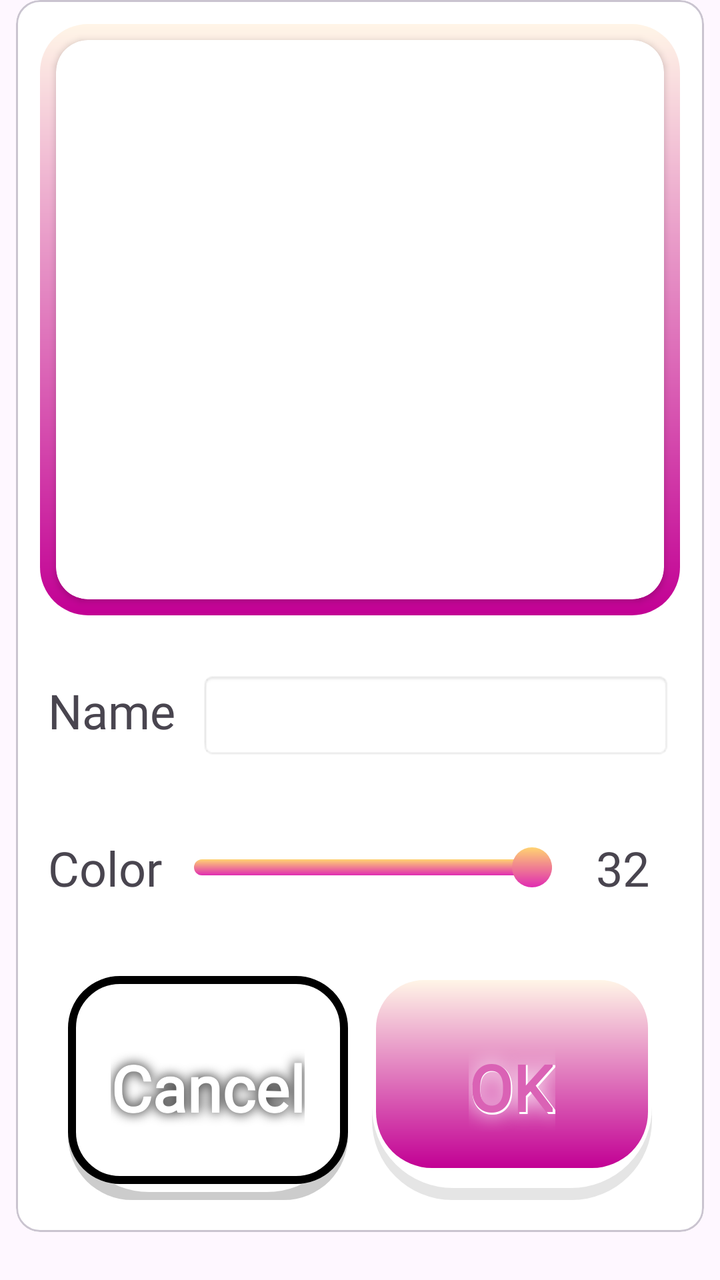
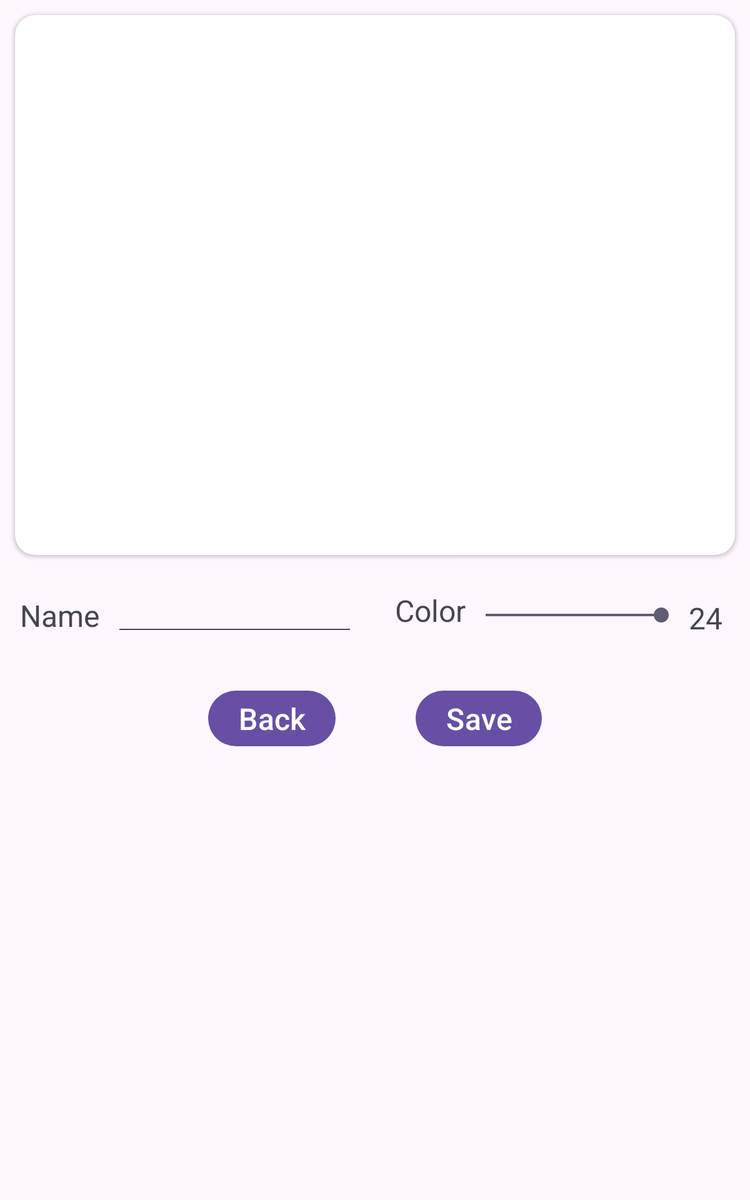

One screen, two layout resources from the same app: the default and the repository's alternative for another configuration. Each is rendered where Android would select it; the XML of both is given below.
<!-- AndroidManifest.xml: application theme Theme.CrossStitch -->
<!-- res/layout/fragment_create_own_pattern.xml -->
<?xml version="1.0" encoding="utf-8"?>
<LinearLayout xmlns:android="http://schemas.android.com/apk/res/android"
    xmlns:tools="http://schemas.android.com/tools"
    android:layout_width="match_parent"
    android:layout_height="match_parent"
    android:background="@android:color/transparent"
    android:gravity="center"
    android:orientation="vertical"
    xmlns:app="http://schemas.android.com/apk/res-auto"
    tools:context=".ui.screen.CreateOwnPattern">

    <com.google.android.material.card.MaterialCardView
        android:layout_width="match_parent"
        android:layout_height="match_parent"
        android:elevation="24dp"
        android:layout_marginBottom="24dp"
        android:layout_marginStart="8dp"
        android:layout_marginEnd="8dp"
        app:layout_constraintTop_toTopOf="parent"
        app:layout_constraintLeft_toLeftOf="parent"
        app:layout_constraintRight_toRightOf="parent"
        app:layout_constraintBottom_toBottomOf="parent"
        >

        <LinearLayout
            android:layout_width="match_parent"
            android:layout_height="match_parent"
            android:orientation="vertical"
            android:background="@color/white"
            >
            <LinearLayout
                android:layout_width="match_parent"
                android:layout_height="0dp"
                android:layout_weight="1"
                android:orientation="vertical"
                android:background="@drawable/shape_bg_stroke"
                android:layout_margin="12dp" >
                <androidx.cardview.widget.CardView
                    app:cardCornerRadius="16dp"
                    android:layout_width="match_parent"
                    android:layout_height="match_parent"
                    android:layout_margin="8dp">
                    <ImageView
                        android:id="@+id/img"
                        android:layout_width="match_parent"
                        android:layout_height="match_parent"


                        >
                    </ImageView>
                </androidx.cardview.widget.CardView>
            </LinearLayout>

            <LinearLayout
                android:layout_width="match_parent"
                android:layout_height="wrap_content"
                android:padding="16dp"
                android:orientation="horizontal">
                <TextView
                    android:layout_width="wrap_content"
                    android:layout_height="wrap_content"
                    android:textSize="24sp"
                    android:text="Name"
                    android:fontFamily="@font/lilita_one_font"
                    ></TextView>
                <EditText
                    android:layout_marginStart="12dp"
                    android:id="@+id/nameImage"
                    android:layout_width="0dp"
                    android:layout_height="44dp"
                    android:fontFamily="@font/lilita_one_font"
                    android:background="@android:drawable/editbox_background_normal"
                    android:layout_weight="1"
                    android:progress="24" />
            </LinearLayout>

            <LinearLayout
                android:layout_width="match_parent"
                android:layout_height="wrap_content"
                android:padding="16dp"
                android:gravity="center"
                android:orientation="horizontal">
                <TextView
                    android:layout_width="wrap_content"
                    android:layout_height="wrap_content"
                    android:textSize="24dp"
                    android:text="Color"
                    android:fontFamily="@font/lilita_one_font"
                    ></TextView>
                <SeekBar
                    android:id="@+id/seekBar"
                    android:layout_width="0dp"
                    android:layout_height="wrap_content"
                    android:layout_gravity="center"
                    android:layout_weight="1"
                    android:max="32"
                    android:min="2"
                    android:thumb="@drawable/shape_seekbar_thumb"
                    android:progressDrawable="@drawable/layer_seekbar_progress"
                    android:splitTrack="false"
                    style="@style/ThinSeekBar"
                    android:progress="32" />
                <TextView
                    android:id="@+id/numcolors"
                    android:layout_width="32dp"
                    android:layout_height="wrap_content"
                    android:textSize="24dp"
                    android:text="32"
                    android:layout_margin="6dp"
                    ></TextView>

            </LinearLayout>

            <LinearLayout
                android:layout_width="match_parent"
                android:layout_height="wrap_content"
                android:padding="16dp"
                android:gravity="center"
                android:orientation="horizontal">


                <LinearLayout
                    android:id="@+id/btn_back"
                    android:layout_marginEnd="12dp"
                    android:layout_width="140dp"
                    android:layout_height="112dp"
                    android:background="@drawable/shape_btn_cancel"
                    android:gravity="center"
                    android:orientation="vertical">





                    <FrameLayout
                        android:layout_width="wrap_content"
                        android:layout_height="wrap_content">

                        
                        <TextView
                            android:id="@+id/text_stroke"
                            android:layout_width="wrap_content"
                            android:layout_height="wrap_content"
                            android:text="Cancel"
                            android:textColor="@color/black"
                            android:textSize="32sp"
                            android:shadowColor="@color/black"
                            android:shadowDx="0"
                            android:shadowDy="0"
                            android:textStyle="bold"
                            android:shadowRadius="15"
                            android:fontFamily="@font/lilita_one_font"
                            />

                        
                        <TextView
                            android:id="@+id/text_main"
                            android:layout_width="wrap_content"
                            android:layout_height="wrap_content"
                            android:text="Cancel"
                            android:textStyle="bold"
                            android:textColor="@color/white"
                            android:textSize="32sp"
                            android:fontFamily="@font/lilita_one_font"
                           />
                    </FrameLayout>

                </LinearLayout>

                <LinearLayout
                    android:id="@+id/btn_save"
                    android:layout_width="140dp"
                    android:layout_height="112dp"
                    android:background="@drawable/shape_btn_ok"
                    android:gravity="center"
                    android:orientation="vertical">






                    <FrameLayout
                        android:layout_width="wrap_content"
                        android:layout_height="wrap_content">

                        
                        <TextView
                            android:layout_width="wrap_content"
                            android:layout_height="wrap_content"
                            android:text="OK"
                            android:textColor="@color/white"
                            android:textSize="33sp"
                            android:shadowColor="@color/white"
                            android:shadowDx="-1"
                            android:shadowDy="-1"
                            android:shadowRadius="24"
                            android:textStyle="bold"
                            android:fontFamily="@font/lilita_one_font"
                            />

                        <TextView
                            android:id="@+id/tv_ok"
                            android:layout_width="wrap_content"
                            android:layout_height="wrap_content"
                            android:text="OK"
                            android:textColor="#DA62B5"
                            android:textSize="32sp"
                            android:textStyle="bold"
                            android:fontFamily="@font/lilita_one_font"
                            />
                    </FrameLayout>

                </LinearLayout>
            </LinearLayout>


        </LinearLayout>

        


    </com.google.android.material.card.MaterialCardView>



</LinearLayout>
<!-- resources referenced by this layout -->
<resources>
  <!-- drawable layer_seekbar_progress (drawable) -->
  <?xml version="1.0" encoding="utf-8"?>
  <layer-list xmlns:android="http://schemas.android.com/apk/res/android">
      
      <item android:id="@android:id/background">
          <shape android:shape="rectangle">
              <corners android:radius="4dp"/>
              <size android:height="4dp"></size>
              <solid android:color="#F2F2F2"/>
          </shape>
      </item>
  
      
      <item android:id="@android:id/secondaryProgress">
          <clip>
              <shape android:shape="rectangle">
                  <corners android:radius="4dp"/>
                  <solid android:color="#F2F2F2"/>
                  <size android:height="4dp"></size>
  
              </shape>
          </clip>
      </item>
  
      
      <item android:id="@android:id/progress">
          <clip>
              <shape android:shape="rectangle">
                  <corners android:radius="4dp"/>
                  <size android:height="4dp"></size>
  
                  <gradient
                      android:endColor="#FFD371"
                      android:startColor="#E02BB2"
                      android:angle="90"/>
              </shape>
          </clip>
      </item>
  </layer-list>
  <!-- drawable shape_bg_stroke (drawable) -->
  <?xml version="1.0" encoding="utf-8"?>
  <shape android:shape="rectangle" xmlns:android="http://schemas.android.com/apk/res/android">
      <gradient
          android:angle="90"
          android:startColor="#C20094"
          android:endColor="#FFF5E7"
          ></gradient>
      <corners android:radius="24dp"></corners>
  </shape>
  <!-- drawable shape_btn_cancel (drawable) -->
  <?xml version="1.0" encoding="utf-8"?>
  <layer-list xmlns:android="http://schemas.android.com/apk/res/android">
  
      
      <item>
          <shape android:shape="rectangle">
              <corners android:radius="32dp" />
              <solid android:color="#ccc" />
  
          </shape>
      </item>
  
      
      <item
          android:bottom="4dp"
          android:left="0dp"
          android:right="0dp"
          android:top="0dp">
          <shape android:shape="rectangle">
              <corners android:bottomLeftRadius="40dp" android:bottomRightRadius="40dp" android:topLeftRadius="24dp" android:topRightRadius="24dp" />
  
              <stroke
                  android:width="1dp"
                  android:color="#ffffff"
                  android:dashWidth="0dp" />
              <solid android:color="@color/white"></solid>
          </shape>
      </item>
  
  
  
      <item
          android:bottom="8dp"
          android:left="0dp"
          android:right="0dp"
          android:top="0dp">
          <shape android:shape="rectangle">
              <corners android:radius="24dp" />
              <solid android:color="#fff"></solid>
              <stroke android:color="#000" android:width="4dp"></stroke>
  
          </shape>
      </item>
  </layer-list>
  <!-- drawable shape_seekbar_thumb (drawable) -->
  <?xml version="1.0" encoding="utf-8"?>
  <shape xmlns:android="http://schemas.android.com/apk/res/android" android:shape="oval">
      <corners android:radius="4dp"></corners>
      <size android:width="20dp" android:height="20dp"></size>
      <gradient
          android:endColor="#FFD371"
          android:startColor="#E02BB2"
          android:angle="90"
          ></gradient>
  
  </shape>
  <style name="ThinSeekBar" parent="Widget.AppCompat.SeekBar">
          <item name="android:progressDrawable">@drawable/layer_seekbar_progress</item>
          <item name="android:thumb">@drawable/shape_seekbar_thumb</item>
          <item name="android:maxHeight">8dp</item>
          <item name="android:minHeight">8dp</item>
          <item name="android:splitTrack">false</item>
          <item name="android:thumbOffset">0dp</item>
      </style>
  <style name="Theme.CrossStitch" parent="Base.Theme.CrossStitch" />
  <style name="Base.Theme.CrossStitch" parent="Theme.Material3.DayNight.NoActionBar">
          
          
      </style>
</resources>
<!-- res/layout-sw600dp/fragment_create_own_pattern.xml (the repository's variant of the layout above) -->
<!-- drawn on a 7-inch tablet held upright -->
<?xml version="1.0" encoding="utf-8"?>
<LinearLayout xmlns:android="http://schemas.android.com/apk/res/android"
    xmlns:tools="http://schemas.android.com/tools"
    android:layout_width="match_parent"
    android:layout_height="match_parent"
    android:orientation="vertical"
    xmlns:app="http://schemas.android.com/apk/res-auto"
    tools:context=".ui.screen.CreateOwnPattern">

    
    <androidx.cardview.widget.CardView
        android:layout_width="match_parent"
        android:layout_height="wrap_content"
        app:cardCornerRadius="16dp"
        android:layout_margin="12dp" >
        <ImageView
            android:id="@+id/img"
            android:layout_width="match_parent"
            android:layout_height="400dp"
            android:layout_margin="16dp"
        >
        </ImageView>
    </androidx.cardview.widget.CardView>

    <LinearLayout
        android:layout_width="match_parent"
        android:layout_height="wrap_content"
        android:orientation="horizontal">

        <LinearLayout
            android:layout_width="0dp"
            android:layout_weight="1"
            android:layout_height="wrap_content"
            android:padding="16dp"
            android:orientation="horizontal">
            <TextView
                android:layout_width="wrap_content"
                android:layout_height="wrap_content"
                android:textSize="24dp"
                android:text="Name"
                ></TextView>
            <EditText
                android:layout_marginStart="12dp"
                android:id="@+id/nameImage"
                android:layout_width="0dp"
                android:layout_height="40dp"
                android:layout_weight="1"
                android:progress="24" />
        </LinearLayout>

        <LinearLayout
            android:layout_width="0dp"
            android:layout_weight="1"
            android:layout_height="wrap_content"
            android:padding="16dp"
            android:orientation="horizontal">
            <TextView
                android:layout_width="wrap_content"
                android:layout_height="wrap_content"
                android:textSize="24dp"
                android:text="Color"
                ></TextView>
            <SeekBar
                android:id="@+id/seekBar"
                android:layout_width="0dp"
                android:layout_height="40dp"
                android:layout_weight="1"
                android:max="24"
                android:min="2"
                android:progress="24" />
            <TextView
                android:id="@+id/numcolors"
                android:layout_width="wrap_content"
                android:layout_height="wrap_content"
                android:textSize="24dp"
                android:text="24"
                android:layout_margin="6dp"
                ></TextView>

        </LinearLayout>
    </LinearLayout>

    <LinearLayout
        android:layout_width="match_parent"
        android:layout_height="wrap_content"
        android:padding="16dp"
        android:gravity="center"
        android:orientation="horizontal">
        <Button
            android:id="@+id/btn_back"
            android:layout_width="wrap_content"
            android:layout_height="wrap_content"
            android:textSize="24dp"
            android:layout_marginRight="32dp"
            android:text="Back"
            ></Button>
        <Button
            android:id="@+id/btn_save"
            android:layout_width="wrap_content"
            android:layout_height="wrap_content"
            android:textSize="24dp"
            android:layout_marginLeft="32dp"
            android:text="Save"
            ></Button>
    </LinearLayout>



</LinearLayout>
<!-- resources referenced by the variant -->
<!-- as a 7-inch tablet held upright resolves them -->
<resources>
  <style name="Theme.CrossStitch" parent="Base.Theme.CrossStitch" />
  <style name="Base.Theme.CrossStitch" parent="Theme.Material3.DayNight.NoActionBar">
          
          
      </style>
</resources>
